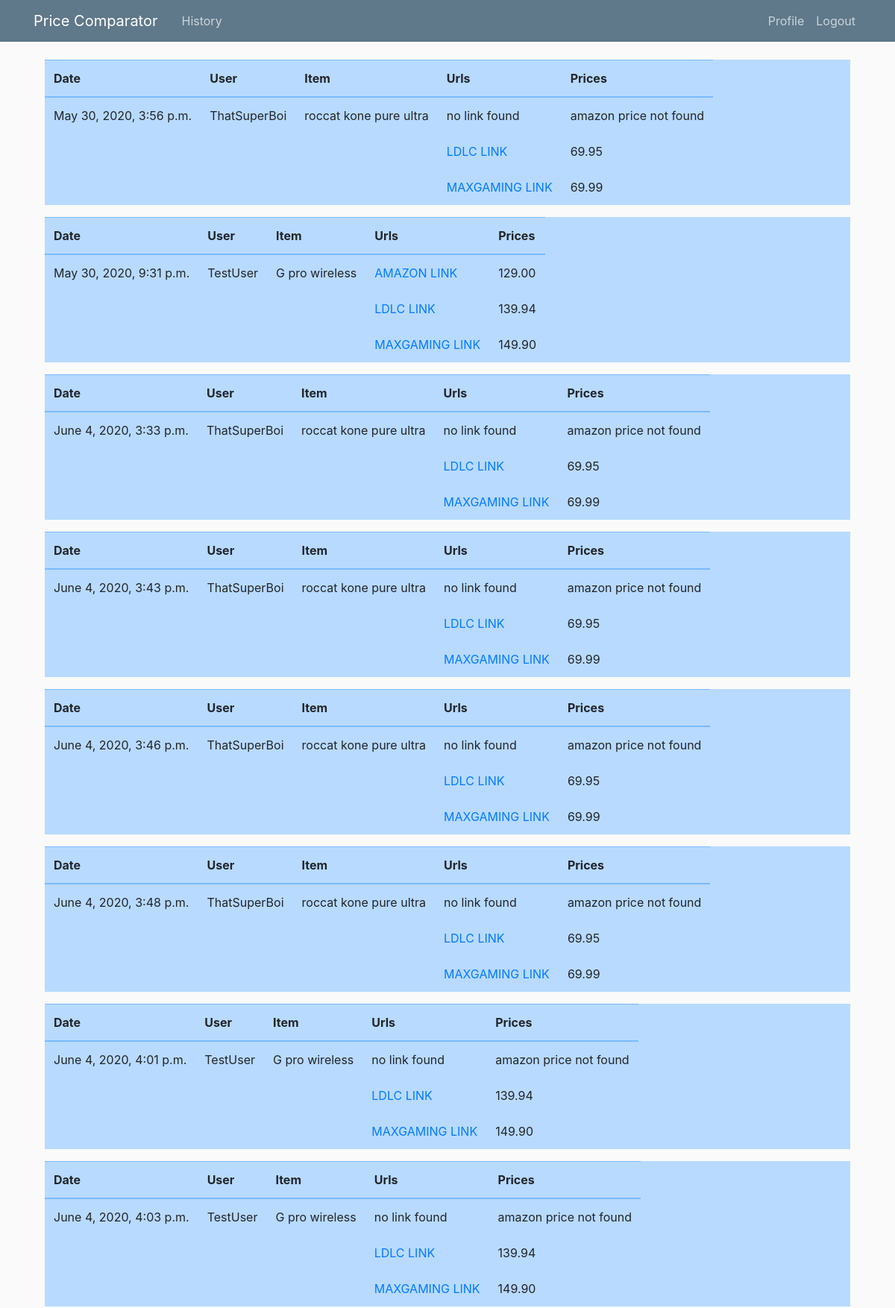
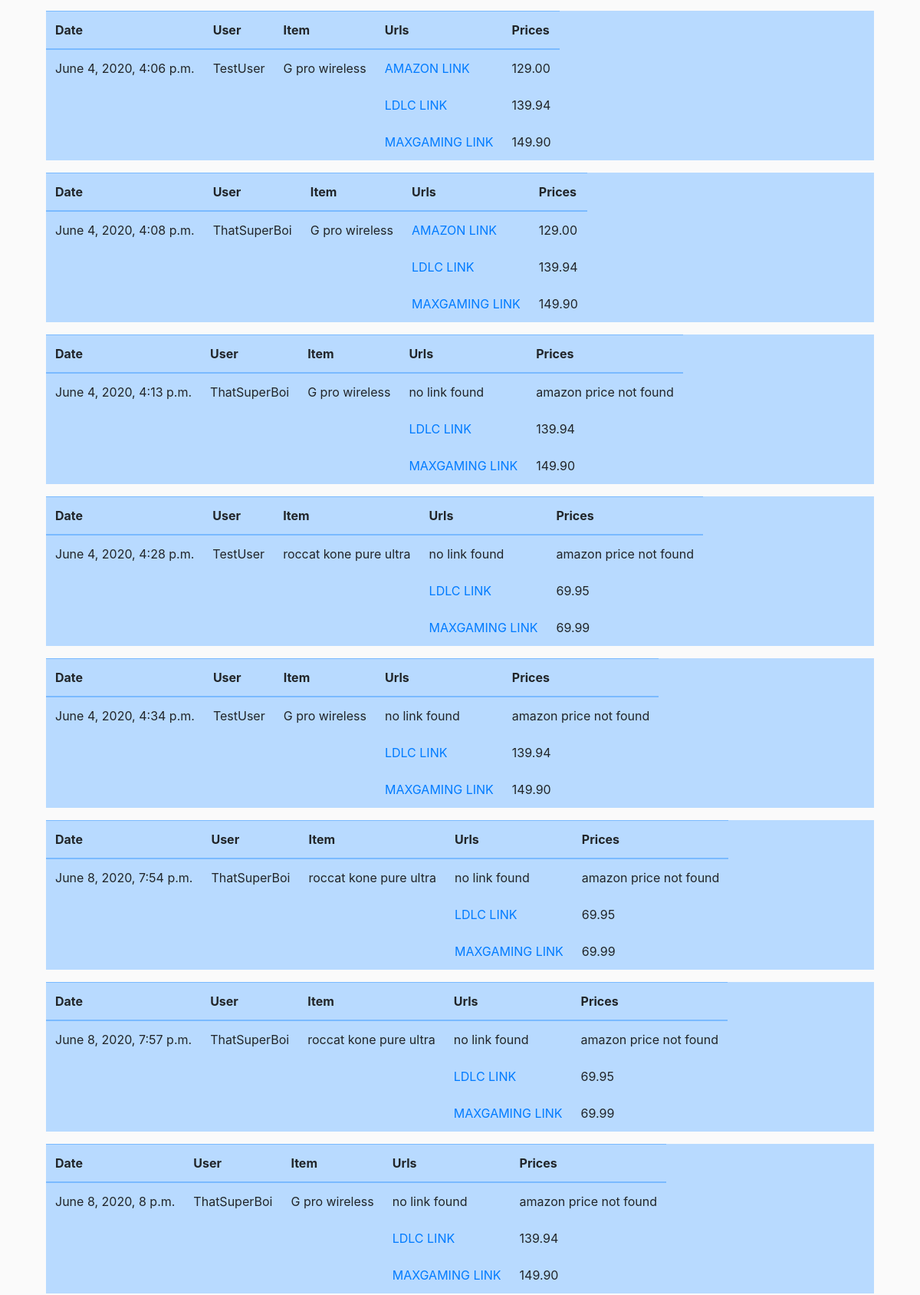
Page /history/ (signed in, upper part) on the committed database (2 pictures, top to bottom).
### fromsapp/models.py (models this page shows, shortened)
class Search(models.Model):
    searched_item = models.CharField(max_length=100)
    amazon_url = models.TextField(default='')
    ldlc_url = models.TextField(default='')
    maxgaming_url = models.TextField(default='')
    amazon_price = models.CharField(max_length=100, default='')
    ldlc_price = models.CharField(max_length=100, default='')
    maxgaming_price = models.CharField(max_length=100, default='')
    date_searched = models.DateTimeField(default=timezone.now)
    search_user = models.ForeignKey(User, on_delete=models.CASCADE)

### fromsapp/views.py (the view)
# urls.py: path('history/', views.history, name='history'),
@user_passes_test(lambda u: u.is_superuser)
def history(request):
    context = {
        'searchs' : Search.objects.all()
    }
    return render(request, 'fromsapp/history.html', context)

### fromsapp/templates/fromsapp/history.html
{% extends 'fromsapp/base.html' %}
{% block content %}
{% for search in searchs %}
<div class="container">
  <table class="table table-hover table-primary table-responsive">
    <thead>
      <tr>
        <th scope="col">Date</th>
        <th scope="col">User</th>
        <th scope="col">Item</th>
        <th scope="col">Urls</th>
        <th scope="col">Prices</th>
      </tr>
    </thead>
    <tbody>
      <tr>
        <td>{{ search.date_searched }}</td>
        <td>{{ search.search_user }}</td>
        <td>{{ search.searched_item }}</td>
        <td>
          {% if search.amazon_url != 'no link found' %}
            <a href='{{ search.amazon_url }}'>AMAZON LINK</a></br></br>
          {% else %}
            no link found</br></br>
          {% endif %}
          {% if search.ldlc_url != 'no link found' %}
            <a href='{{ search.ldlc_url}}'>LDLC LINK</a></br></br>
          {% else %}
            no link found</br></br>
          {% endif %}
          {% if search.maxgaming_url != 'no link found' %}
            <a href='{{ search.maxgaming_url}}'>MAXGAMING LINK</a>
          {% else %}
            no link found</br></br>
          {% endif %}
        </td>
        <td>
           {{ search.amazon_price }}</br></br>
           {{ search.ldlc_price }}</br></br>
           {{ search.maxgaming_price }}
        </td>
      </tr>
    </tbody>
  </table>
</div>
{% endfor %}
{% endblock content %}

### fromsapp/static/fromsapp/main.css (style rules this page uses)
body { background: #fafafa; color: #333333; margin-top: 5rem; }

### rows in the picture
Search: date_searched "May 30, 2020, 3:56 p.m.", search_user "ThatSuperBoi", searched_item "roccat kone pure ultra", amazon_url "no link found", amazon_price "amazon price not found", ldlc_price "69.95", maxgaming_price "69.99"
Search: date_searched "May 30, 2020, 9:31 p.m.", search_user "TestUser", searched_item "G pro wireless", amazon_price "129.00", ldlc_price "139.94", maxgaming_price "149.90"
Search: date_searched "June 4, 2020, 3:33 p.m.", search_user "ThatSuperBoi", searched_item "roccat kone pure ultra", amazon_url "no link found", amazon_price "amazon price not found", ldlc_price "69.95", maxgaming_price "69.99"
Search: date_searched "June 4, 2020, 3:43 p.m.", search_user "ThatSuperBoi", searched_item "roccat kone pure ultra", amazon_url "no link found", amazon_price "amazon price not found", ldlc_price "69.95", maxgaming_price "69.99"
Search: date_searched "June 4, 2020, 3:46 p.m.", search_user "ThatSuperBoi", searched_item "roccat kone pure ultra", amazon_url "no link found", amazon_price "amazon price not found", ldlc_price "69.95", maxgaming_price "69.99"
Search: date_searched "June 4, 2020, 3:48 p.m.", search_user "ThatSuperBoi", searched_item "roccat kone pure ultra", amazon_url "no link found", amazon_price "amazon price not found", ldlc_price "69.95", maxgaming_price "69.99"
Search: date_searched "June 4, 2020, 4:01 p.m.", search_user "TestUser", searched_item "G pro wireless", amazon_url "no link found", amazon_price "amazon price not found", ldlc_price "139.94", maxgaming_price "149.90"
Search: date_searched "June 4, 2020, 4:03 p.m.", search_user "TestUser", searched_item "G pro wireless", amazon_url "no link found", amazon_price "amazon price not found", ldlc_price "139.94", maxgaming_price "149.90"
Search: date_searched "June 4, 2020, 4:06 p.m.", search_user "TestUser", searched_item "G pro wireless", amazon_price "129.00", ldlc_price "139.94", maxgaming_price "149.90"
Search: date_searched "June 4, 2020, 4:08 p.m.", search_user "ThatSuperBoi", searched_item "G pro wireless", amazon_price "129.00", ldlc_price "139.94", maxgaming_price "149.90"
Search: date_searched "June 4, 2020, 4:13 p.m.", search_user "ThatSuperBoi", searched_item "G pro wireless", amazon_url "no link found", amazon_price "amazon price not found", ldlc_price "139.94", maxgaming_price "149.90"
Search: date_searched "June 4, 2020, 4:28 p.m.", search_user "TestUser", searched_item "roccat kone pure ultra", amazon_url "no link found", amazon_price "amazon price not found", ldlc_price "69.95", maxgaming_price "69.99"
Search: date_searched "June 4, 2020, 4:34 p.m.", search_user "TestUser", searched_item "G pro wireless", amazon_url "no link found", amazon_price "amazon price not found", ldlc_price "139.94", maxgaming_price "149.90"
Search: date_searched "June 8, 2020, 7:54 p.m.", search_user "ThatSuperBoi", searched_item "roccat kone pure ultra", amazon_url "no link found", amazon_price "amazon price not found", ldlc_price "69.95", maxgaming_price "69.99"
Search: date_searched "June 8, 2020, 7:57 p.m.", search_user "ThatSuperBoi", searched_item "roccat kone pure ultra", amazon_url "no link found", amazon_price "amazon price not found", ldlc_price "69.95", maxgaming_price "69.99"
Search: date_searched "June 8, 2020, 8 p.m.", search_user "ThatSuperBoi", searched_item "G pro wireless", amazon_url "no link found", amazon_price "amazon price not found", ldlc_price "139.94", maxgaming_price "149.90"
